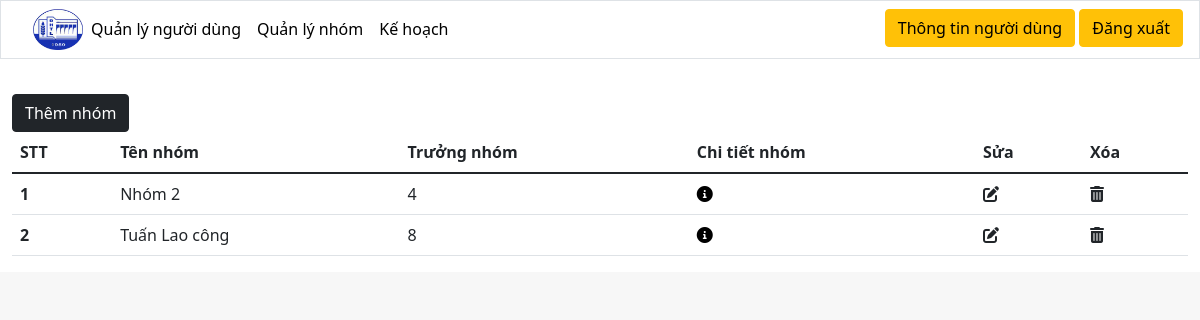
Screenshot of /Browers/views/admin/group.php (signed in) with the database file from the repository.
### tables this page shows
CREATE TABLE `team` (
  `tm_id` int(10) NOT NULL,
  `tm_name` varchar(50) NOT NULL,
  `tm_managerid` int(10) NOT NULL
);

### Browers/views/admin/group.php (the view, shortened to what this page needs)
<?php
    include("header-admin.php");
    $conn = mysqli_connect('localhost', 'root', '', 'db_manage_website');
?>
    <main class="bg-white">
    <div id="content" class="row">
        <div class="container">
            <a href="add-group.php" class="mt-4 "><button class="btn btn-dark mt-4">Thêm nhóm</button></a>
            <div class="row">
                <div class="directory-table">
                    <div class="table">
                        <table class="table">
                            <thead>
                                <tr>
                                    <th scope="col">STT</th>
                                    <th scope="col">Tên nhóm</th>
                                    <th scope="col">Trưởng nhóm</th>
                                    <th scope="col">Chi tiết nhóm</th>
                                    <th scope="col">Sửa</th>
                                    <th scope="col">Xóa</th>
                                </tr>
                            </thead>
                            <tbody>
                                <?php
                                $sql = "SELECT tm.tm_id, tm.tm_name, tm.tm_managerid from team tm ";
                                $result = mysqli_query($conn, $sql);
                                if (mysqli_num_rows($result) > 0) {
                                    $i = 1;
                                    while ($row = mysqli_fetch_assoc($result)) {
                                ?>
                                        <tr>
                                        <th scope="row"><?php echo $i; ?></th>
                                            <td><?php echo $row['tm_name']; ?></td>
                                            <td><?php echo $row['tm_managerid']; ?></td>
                                            <td><a href="detail-group.php?userid=<?php echo $row['tm_id']; ?>"><i class="fas fa-info-circle"></i></a></td>
                                            <td><a href="fix-group.php?userid=<?php echo $row['tm_id']; ?>"><i class="text-dark fas fa-edit"></i></a></td>
                                            <td><a href="delete-group.php?userid=<?php echo $row['tm_id']; ?>"><i class="text-dark fas fa-trash-alt"></i></a></td>
                                        </tr>
                                <?php
                                        $i++;
                                    }
                                }
                                ?>
                            </tbody>
                        </table>
                    </div>
                </div>
            </div>
        </div>
    </main>

### Browers/assets/css/config.css (style rules this page uses)
a { text-decoration: none; color: black; }
#content { margin-top: 70px; right: 0; }

### rows the page displays
team: tm_name "Nhóm 2", tm_managerid "4"
team: tm_name "Tuấn Lao công", tm_managerid "8"
